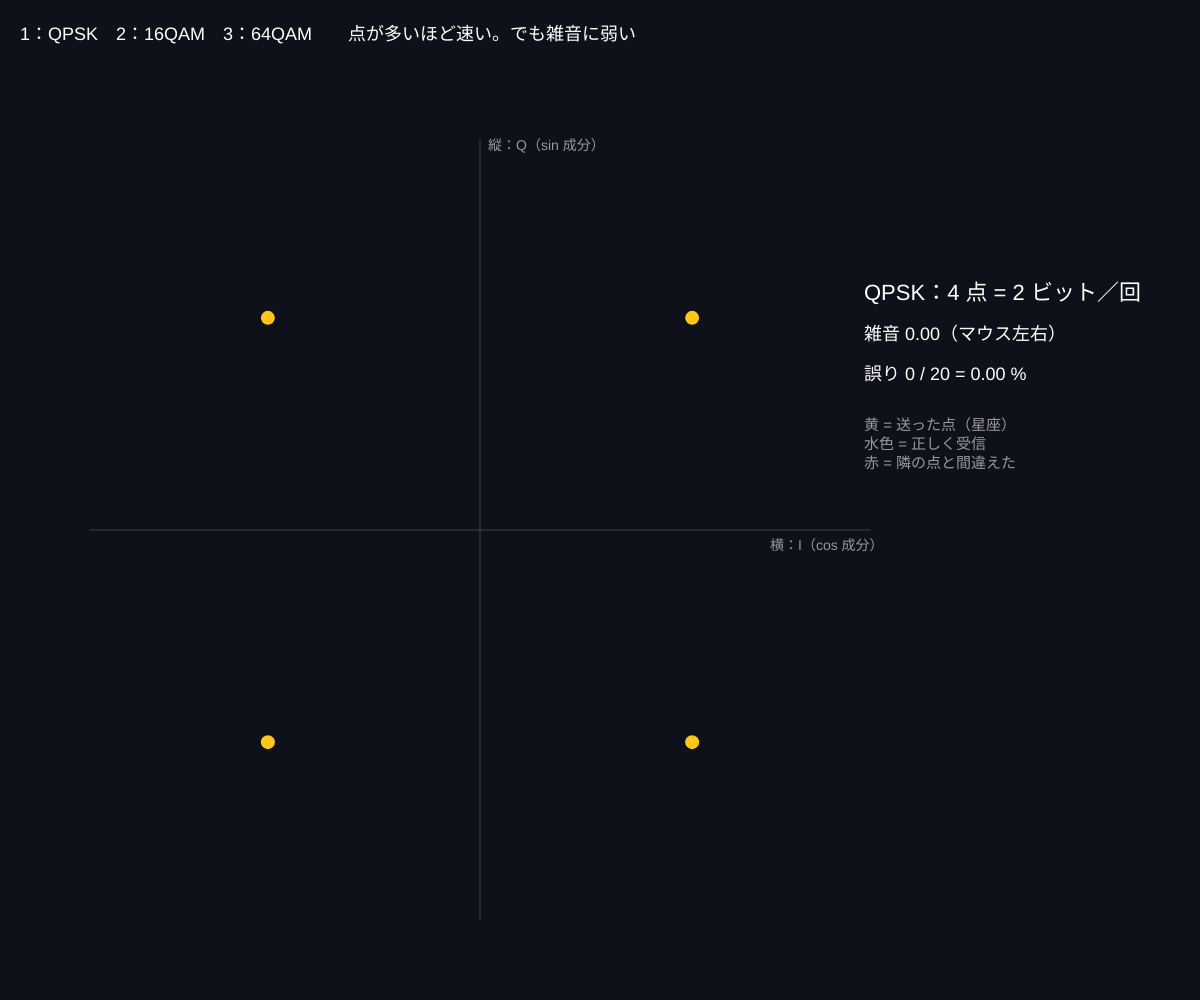
Frame 1 (no input)
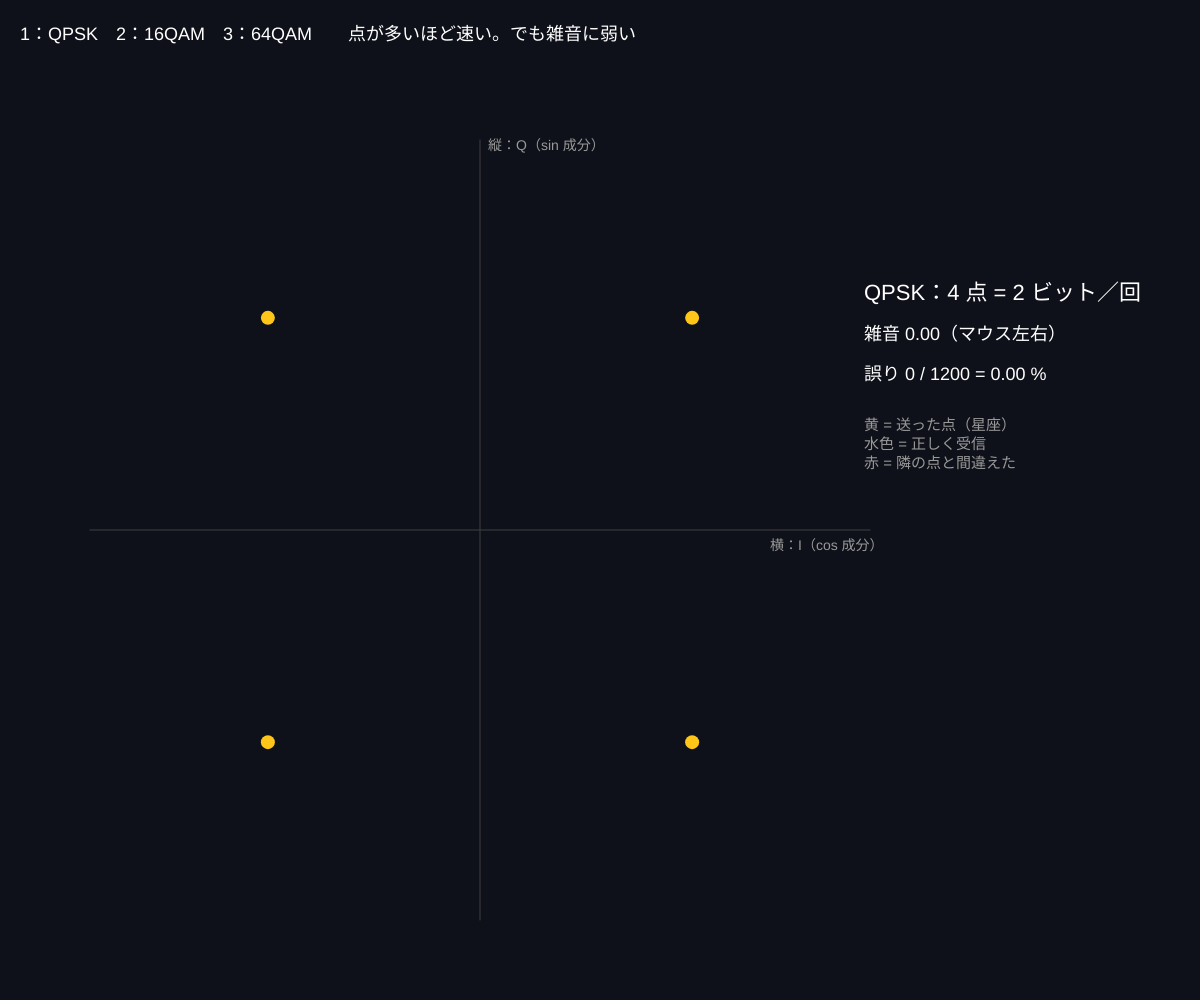
Frame 60 (no input)
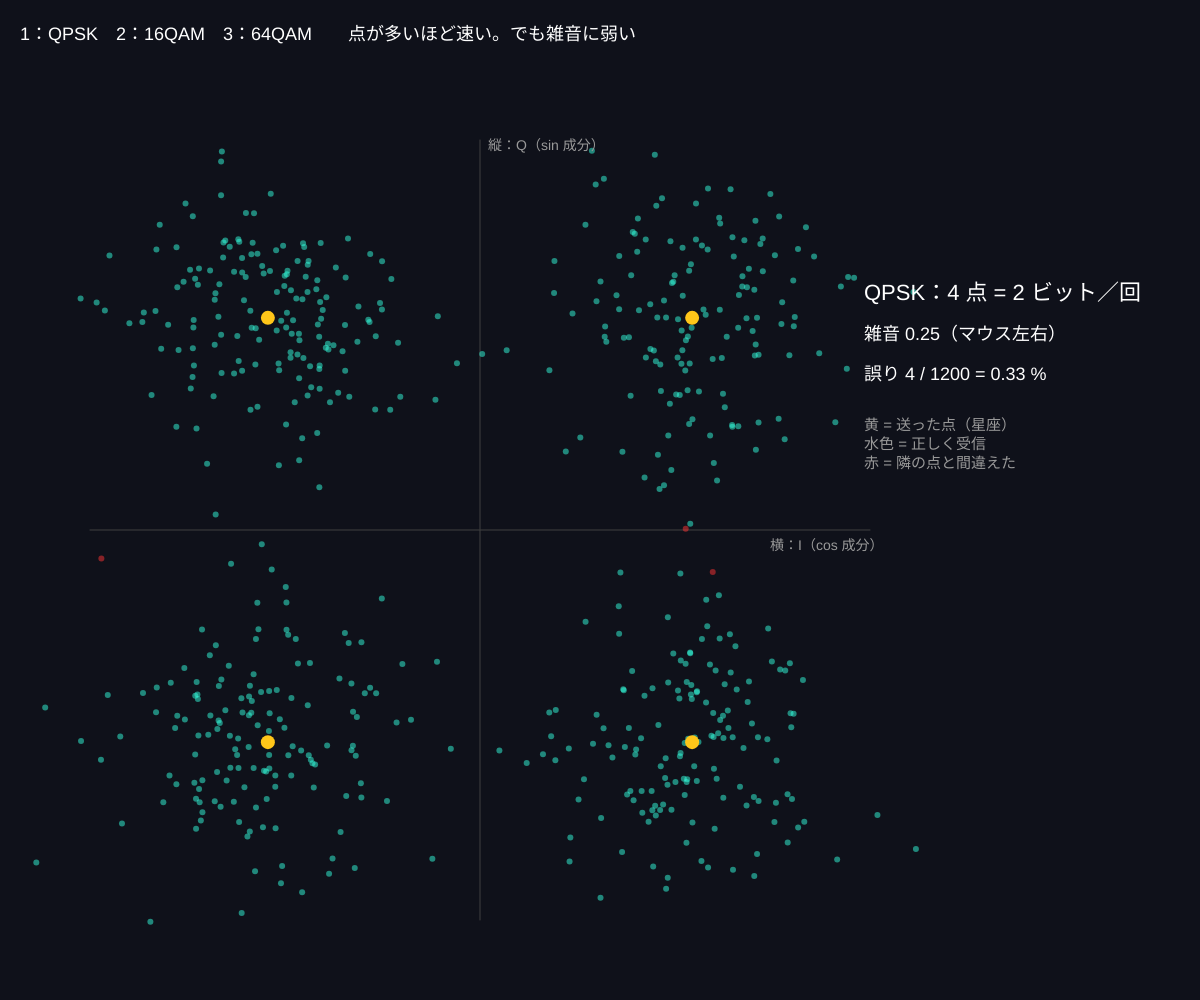
Frame 120 (the mouse pressed at the canvas centre since frame 60)

The p5.js sketch that drew these frames (run headless with seeded random() and noise() and a simulated clock; from frame 60 on, the mouse is pressed at the canvas centre):

// p5.js sketch
// ── sketch.js
// ============================================
// 04 コンスタレーション（星座図）と雑音
// 位相と大きさの組み合わせで「1 回に何ビット送るか」を決める
// QPSK = 4 点（2 ビット）、16QAM = 16 点（4 ビット）。点が多いほど速いが、雑音で隣と間違えやすい
// 1 = QPSK / 2 = 16QAM / 3 = 64QAM / マウス左右 = 雑音の強さ
// ============================================

let mode = 1;
let noiseLevel = 0.1;
let received = []; // 受信した点
let errors = 0, total = 0;

function setup() {
  createCanvas(windowWidth, windowHeight);
  colorMode(HSB, 360, 100, 100, 100);
}

// ★ 星座の点を作る：M 点
function constellation() {
  let pts = [];
  if (mode === 1) {
    for (let a of [45, 135, 225, 315]) pts.push({ x: cos(radians(a)), y: sin(radians(a)) });
  } else {
    let n = mode === 2 ? 4 : 8;
    for (let i = 0; i < n; i++) for (let j = 0; j < n; j++) pts.push({ x: map(i, 0, n - 1, -1, 1), y: map(j, 0, n - 1, -1, 1) });
  }
  return pts;
}

function draw() {
  background(230, 40, 10);
  noiseLevel = map(mouseX, 0, width, 0, 0.5, true);
  let pts = constellation();
  let bitsPerSymbol = round(log(pts.length) / log(2));

  // 毎フレーム 20 個送る：ランダムな点 ＋ 雑音 → いちばん近い点に判定
  for (let k = 0; k < 20; k++) {
    let sent = floor(random(pts.length));
    let rx = pts[sent].x + randomGaussian() * noiseLevel;
    let ry = pts[sent].y + randomGaussian() * noiseLevel;
    // 受信側：いちばん近い星座の点を選ぶ
    let best = 0, bd = Infinity;
    for (let i = 0; i < pts.length; i++) {
      let d = (pts[i].x - rx) ** 2 + (pts[i].y - ry) ** 2;
      if (d < bd) {
        bd = d;
        best = i;
      }
    }
    received.push({ x: rx, y: ry, ok: best === sent });
    total++;
    if (best !== sent) errors++;
  }
  if (received.length > 600) received.splice(0, received.length - 600);

  // ---- 描く ----
  let cx = width * 0.4, cy = height * 0.53, s = min(width, height) * 0.3;
  stroke(0, 0, 25);
  line(cx - s * 1.3, cy, cx + s * 1.3, cy);
  line(cx, cy - s * 1.3, cx, cy + s * 1.3);
  noStroke();
  for (let r of received) {
    fill(r.ok ? 170 : 0, 80, 100, 50);
    circle(cx + r.x * s, cy - r.y * s, 6);
  }
  for (let p of pts) {
    fill(45, 90, 100);
    circle(cx + p.x * s, cy - p.y * s, 14);
  }
  fill(0, 0, 60);
  textSize(14);
  text('横：I（cos 成分）', cx + s * 1.3 - 100, cy + 20);
  text('縦：Q（sin 成分）', cx + 8, cy - s * 1.3 + 10);

  // 右：成績
  let rx0 = width * 0.72;
  fill(0, 0, 100);
  textSize(22);
  text(['', 'QPSK', '16QAM', '64QAM'][mode] + '：' + pts.length + ' 点 = ' + bitsPerSymbol + ' ビット／回', rx0, height * 0.3);
  textSize(18);
  text('雑音 ' + nf(noiseLevel, 1, 2) + '（マウス左右）', rx0, height * 0.3 + 40);
  text('誤り ' + errors + ' / ' + total + ' = ' + nf((100 * errors) / max(total, 1), 1, 2) + ' %', rx0, height * 0.3 + 80);
  fill(0, 0, 60);
  textSize(15);
  text('黄 = 送った点（星座）\n水色 = 正しく受信\n赤 = 隣の点と間違えた', rx0, height * 0.3 + 130);

  fill(0, 0, 100);
  textSize(18);
  text('1：QPSK　2：16QAM　3：64QAM　　点が多いほど速い。でも雑音に弱い', 20, 40);
}

function keyPressed() {
  if (key >= '1' && key <= '3') {
    mode = int(key);
    received = [];
    errors = 0;
    total = 0;
  }
}
function mousePressed() {
  received = [];
  errors = 0;
  total = 0;
}

// ---------- やってみよう ----------
// 1. 同じ雑音で QPSK と 64QAM の誤り率を比べよう。Wi-Fi が電波の弱い場所で遅くなる理由
// 2. 雑音 0.5 の QPSK と、雑音 0.1 の 64QAM、どちらが速く正しく送れる？
// 3. 256QAM（16×16）を追加してみよう
